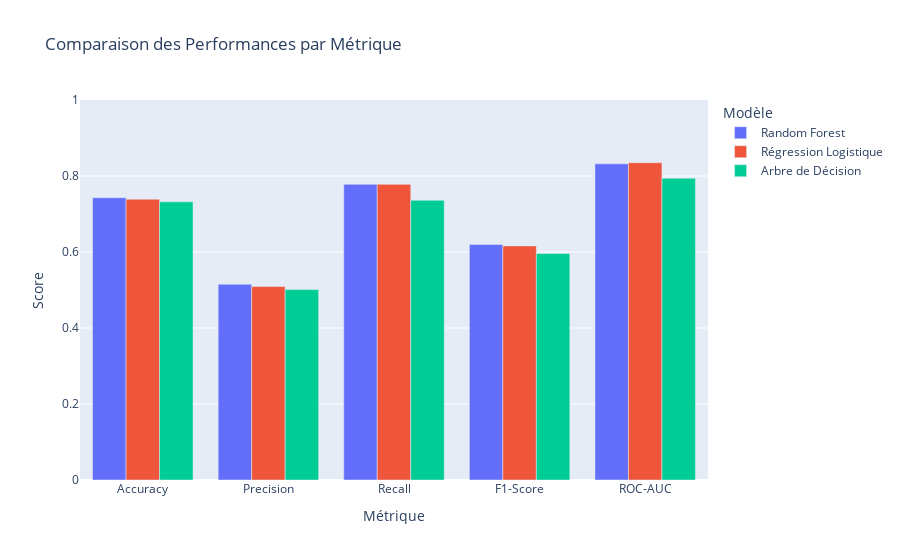

The code cell stored with this chart in its notebook:
### Markdown cell above
# Vue d'ensemble - Métriques principales

### Code cell
def display_main_metrics():
    metrics = {
        'Meilleur Modèle': {'value': 'Random Forest', 'delta': '76.4%'},
        'Accuracy': {'value': '76.4%', 'delta': '+2.4%'},
        'ROC-AUC': {'value': '83.2%', 'delta': '+3.2%'},
        'Clients Analysés': {'value': '7,043', 'delta': '100%'}
    }
    
    for name, data in metrics.items():
        print(f"{name}: {data['value']} ({data['delta']})")

display_main_metrics()

# Comparaison des performances
models_data = {
    'Modèle': ['Random Forest', 'Régression Logistique', 'Arbre de Décision'],
    'Accuracy': [0.743, 0.739, 0.732],
    'Precision': [0.515, 0.509, 0.501],
    'Recall': [0.778, 0.778, 0.736],
    'F1-Score': [0.620, 0.616, 0.596],
    'ROC-AUC': [0.832, 0.835, 0.794]
}

df_models = pd.DataFrame(models_data)

# Graphique en barres comparatif
fig = px.bar(
    df_models.melt(id_vars='Modèle', var_name='Métrique', value_name='Score'),
    x='Métrique', y='Score', color='Modèle',
    title="Comparaison des Performances par Métrique",
    barmode='group'
)
fig.update_layout(yaxis_range=[0, 1])
fig.show()

# Tableau récapitulatif
display(df_models.set_index('Modèle'))

### Figure 1 — Plotly figure (JSON) as saved in the notebook; plotly's stock layout.template omitted (floating-point values rounded to 4 significant figures)
{"data": [{"alignmentgroup": "True", "hovertemplate": "Modèle=Random Forest<br>Métrique=%{x}<br>Score=%{y}<extra></extra>", "legendgroup": "Random Forest", "marker": {"color": "#636efa", "pattern": {"shape": ""}}, "name": "Random Forest", "offsetgroup": "Random Forest", "orientation": "v", "showlegend": true, "textposition": "auto", "type": "bar", "x": ["Accuracy", "Precision", "Recall", "F1-Score", "ROC-AUC"], "xaxis": "x", "y": [0.743, 0.515, 0.778, 0.62, 0.832], "yaxis": "y"}, {"alignmentgroup": "True", "hovertemplate": "Modèle=Régression Logistique<br>Métrique=%{x}<br>Score=%{y}<extra></extra>", "legendgroup": "Régression Logistique", "marker": {"color": "#EF553B", "pattern": {"shape": ""}}, "name": "Régression Logistique", "offsetgroup": "Régression Logistique", "orientation": "v", "showlegend": true, "textposition": "auto", "type": "bar", "x": ["Accuracy", "Precision", "Recall", "F1-Score", "ROC-AUC"], "xaxis": "x", "y": [0.739, 0.509, 0.778, 0.616, 0.835], "yaxis": "y"}, {"alignmentgroup": "True", "hovertemplate": "Modèle=Arbre de Décision<br>Métrique=%{x}<br>Score=%{y}<extra></extra>", "legendgroup": "Arbre de Décision", "marker": {"color": "#00cc96", "pattern": {"shape": ""}}, "name": "Arbre de Décision", "offsetgroup": "Arbre de Décision", "orientation": "v", "showlegend": true, "textposition": "auto", "type": "bar", "x": ["Accuracy", "Precision", "Recall", "F1-Score", "ROC-AUC"], "xaxis": "x", "y": [0.732, 0.501, 0.736, 0.596, 0.794], "yaxis": "y"}], "layout": {"barmode": "group", "legend": {"title": {"text": "Modèle"}, "tracegroupgap": 0}, "title": {"text": "Comparaison des Performances par Métrique"}, "xaxis": {"anchor": "y", "domain": [0, 1], "title": {"text": "Métrique"}}, "yaxis": {"anchor": "x", "domain": [0, 1], "range": [0, 1], "title": {"text": "Score"}}}}
